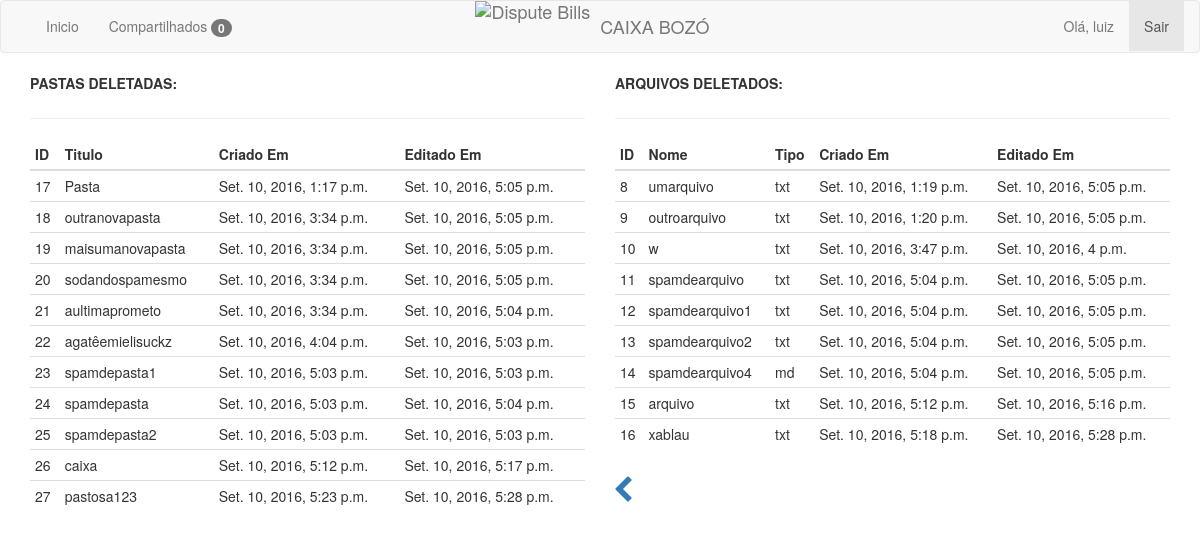
Before: /lixeira (signed in) with the older database file.
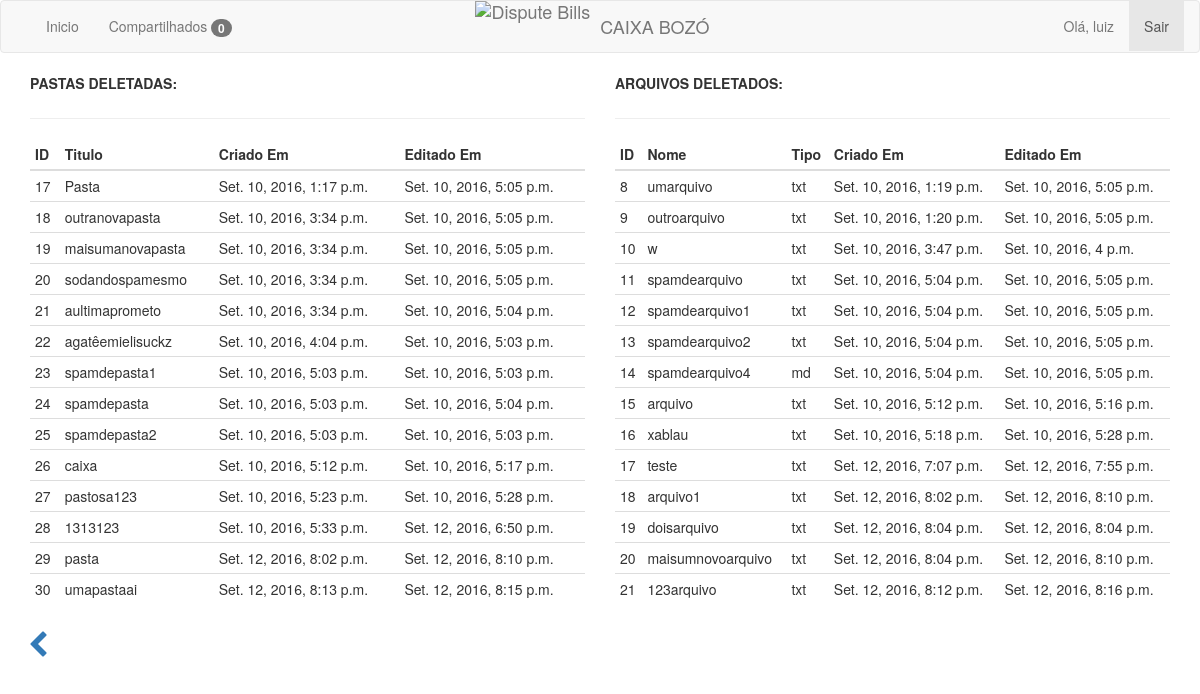
After: the same page with the newer database file.
### app/models.py (models this page shows, shortened)
class Usuario(models.Model):
    nome = models.CharField(max_length=100)
    email = models.EmailField()
    senha = models.CharField(max_length=20)
    pastas = models.ManyToManyField(Pasta, blank=True)
    arquivos = models.ManyToManyField(Arquivo, blank=True)
    criado_em = models.DateTimeField(auto_now_add=True)
    editado_em = models.DateTimeField(auto_now=True)

class Pasta(models.Model):
    titulo = models.CharField(max_length=100)
    desc = models.CharField(max_length=100, blank=True, null=True)
    status = models.BooleanField(default=True)
    criado_em = models.DateTimeField(auto_now_add=True)
    editado_em = models.DateTimeField(auto_now=True)

class Arquivo(models.Model):
    nome = models.CharField(max_length=100)
    arquivo = models.FileField()
    pasta = models.ForeignKey(Pasta, blank=True, null=True)
    tipo = models.CharField(max_length=50, choices=TIPOS)
    status = models.BooleanField(default=True)
    criado_em = models.DateTimeField(auto_now_add=True)
    editado_em = models.DateTimeField(auto_now=True)

### app/views.py (the view)
# urls.py: url(r'^lixeira', views.lixeira, name='lixeira'),
def lixeira(request):
    usuario = Usuario.objects.get(email=request.session['email'])
    compartilhados = Compartilhado.objects.filter(usuario=usuario, status=False)
    return render_to_response('lixeira.html', {'usuario': usuario,
                                               'usuarios': Usuario.objects.all(),
                                               'compartilhados': compartilhados},
                              context_instance=RequestContext(request))

### app/templates/lixeira.html (shortened to what this page needs)
{% extends "base.html" %}
{% block content %}
<div class="row">
      <div class='col-md-6'>
        <label>PASTAS DELETADAS:</label>
        <br/><hr/>
        <table id='table' class='table table-condensed'>
          <thead>
            <tr>
              <th>ID</th>
              <th>Titulo</th>
              <th>Criado Em</th>
              <th>Editado Em</th>
            </tr>
          </thead>
          <tbody>
            {% for pasta in usuario.pastas.all %}
              {% if pasta.status == False %}
              <tr>
                <td>{{ pasta.id }}</td>
                <td>{{ pasta.titulo }}</td>
                <td>{{ pasta.criado_em }}</td>
                <td>{{ pasta.editado_em }}</td>
              </tr>
              {% endif %}
            {% endfor %}
          </tbody>
        </table>
      </div>
    	<div class='col-md-6'>
    	  <label>ARQUIVOS DELETADOS:</label>
    	  <br/><hr/>
    	    <table id="table2" class="table table-condensed">
                <thead>
                    <tr>
                        <th>ID</th>
                        <th>Nome</th>
                        <th>Tipo</th>
                        <th>Criado Em</th>
                        <th>Editado Em</th>
                    </tr>
                </thead>
                <tbody>
                    {% for arquivo in usuario.arquivos.all %}
                      {% if arquivo.status == False %}
                        <tr>
                            <td>{{ arquivo.id }}</td>
                            <td>{{ arquivo.nome }}</td>
                            <td>{{ arquivo.tipo }}</td>
                            <td>{{ arquivo.criado_em }}</td>
                            <td>{{ arquivo.editado_em }}</td>
                        </tr>
                        {% endif %}
                    {% endfor %}
                </tbody>
                </table>
    	</div>
        <a class='btn' href='/'><span class='fa fa-2x fa-chevron-left'></span></a>
	</div>
{% endblock %}

### app/templates/base.html (shortened to what this page needs)
<!DOCTYPE html>
<html lang="pt-br">
<head>
    <link rel="stylesheet" type="text/css" href="https://maxcdn.bootstrapcdn.com/bootstrap/3.3.7/css/bootstrap.min.css">
    <link rel='stylesheet' type='text/css'
          href='https://maxcdn.bootstrapcdn.com/font-awesome/4.6.3/css/font-awesome.min.css'>
    <link rel='stylesheet' type='text/css'
          href='https://cdnjs.cloudflare.com/ajax/libs/sweetalert/1.1.3/sweetalert.min.css'>
    <link rel="stylesheet" type="text/css"
          href="https://cdn.datatables.net/v/dt/jq-2.2.3/dt-1.10.12/r-2.1.0/datatables.min.css"/>
</head>
<body>
{% include 'menu.html' %}
<div class="container">
    {% block content %}
    {% endblock %}
</div>
<link rel="stylesheet" href="https://cdn.jsdelivr.net/simplemde/latest/simplemde.min.css">
</body>
</html>

### app/templates/menu.html (shortened to what this page needs)
<nav class="navbar navbar-default">
    <div class="container-fluid">
        <div class="brand-centered">
            <a class="navbar-brand" href="/"><img style="margin-right: 10px; padding: 0;"
                                                  src="http://res.cloudinary.com/disputebills/image/upload/v1462474206/blue-mark_cnzgry.png"
                                                  alt="Dispute Bills">CAIXA BOZÓ
            </a>
        </div>
        <div id="navbar9" class="navbar-collapse collapse">
            <ul class="nav navbar-nav navbar-left">
                <li id="inicio"><a href="/">Inicio</a></li>
                <li id="notificacoes"><a href="/notificacoes">Compartilhados <span class="badge">{{ compartilhados|length }}</span></a>
                </li>
            </ul>
            <ul class="nav navbar-nav navbar-right">
                <li><a href="#">Olá, {{ usuario.nome }}</a> </li>
                <li class="active"><a href="/logout">Sair</a></li>
            </ul>
        </div>
    </div>
</nav>

### app/templates/base.html (style rules this page uses)
.navbar-brand { padding: 0px; }
.navbar-brand > img { height: 100%; padding: 15px; width: auto; }
.brand-centered { display: flex; justify-content: center; position: absolute; width: 100%; left: 0; top: 0; }
.brand-centered .navbar-brand { display: flex; align-items: center; }

Changed rows visible on the page:
now on this page (row edited): Pasta: id "28", titulo "1313123", criado_em "Set. 10, 2016, 5:33 p.m.", editado_em "Set. 12, 2016, 6:50 p.m."
added Pasta: id "29", titulo "pasta", criado_em "Set. 12, 2016, 8:02 p.m.", editado_em "Set. 12, 2016, 8:10 p.m."
added Pasta: id "30", titulo "umapastaai", criado_em "Set. 12, 2016, 8:13 p.m.", editado_em "Set. 12, 2016, 8:15 p.m."
added Arquivo: id "17", nome "teste", tipo "txt", criado_em "Set. 12, 2016, 7:07 p.m.", editado_em "Set. 12, 2016, 7:55 p.m."
added Arquivo: id "18", nome "arquivo1", tipo "txt", criado_em "Set. 12, 2016, 8:02 p.m.", editado_em "Set. 12, 2016, 8:10 p.m."
added Arquivo: id "19", nome "doisarquivo", tipo "txt", criado_em "Set. 12, 2016, 8:04 p.m.", editado_em "Set. 12, 2016, 8:04 p.m."
added Arquivo: id "20", nome "maisumnovoarquivo", tipo "txt", criado_em "Set. 12, 2016, 8:04 p.m.", editado_em "Set. 12, 2016, 8:10 p.m."
added Arquivo: id "21", nome "123arquivo", tipo "txt", criado_em "Set. 12, 2016, 8:12 p.m.", editado_em "Set. 12, 2016, 8:16 p.m."
